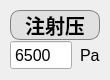
     <widget class="QFrame" name="frame_4">
      <property name="geometry">
       <rect>
        <x>140</x>
        <y>300</y>
        <width>110</width>
        <height>80</height>
       </rect>
      </property>
      <property name="frameShape">
       <enum>QFrame::NoFrame</enum>
      </property>
      <widget class="QLabel" name="label_42">
       <property name="geometry">
        <rect>
         <x>80</x>
         <y>40</y>
         <width>20</width>
         <height>30</height>
        </rect>
       </property>
       <property name="font">
        <font>
         <pointsize>12</pointsize>
        </font>
       </property>
       <property name="text">
        <string>Pa</string>
       </property>
      </widget>
      <widget class="QDoubleSpinBox" name="EDIT_INJ_P">
       <property name="geometry">
        <rect>
         <x>10</x>
         <y>40</y>
         <width>62</width>
         <height>30</height>
        </rect>
       </property>
       <property name="font">
        <font>
         <pointsize>12</pointsize>
        </font>
       </property>
       <property name="focusPolicy">
        <enum>Qt::ClickFocus</enum>
       </property>
       <property name="buttonSymbols">
        <enum>QAbstractSpinBox::NoButtons</enum>
       </property>
       <property name="decimals">
        <number>0</number>
       </property>
       <property name="minimum">
        <double>-10000.000000000000000</double>
       </property>
       <property name="maximum">
        <double>20000.000000000000000</double>
       </property>
       <property name="singleStep">
        <double>100.000000000000000</double>
       </property>
       <property name="value">
        <double>6500.000000000000000</double>
       </property>
      </widget>
      <widget class="QPushButton" name="BTN_ADJ_INJ_P">
       <property name="geometry">
        <rect>
         <x>10</x>
         <y>10</y>
         <width>90</width>
         <height>30</height>
        </rect>
       </property>
       <property name="font">
        <font>
         <family>华文楷体</family>
         <pointsize>15</pointsize>
         <italic>false</italic>
         <bold>true</bold>
        </font>
       </property>
       <property name="cursor">
        <cursorShape>OpenHandCursor</cursorShape>
       </property>
       <property name="focusPolicy">
        <enum>Qt::NoFocus</enum>
       </property>
       <property name="styleSheet">
        <string notr="true">QPushButton {
	border: 1px solid gray;
	border-radius: 10px;
    background-color: rgb(225, 225, 225);
	font-family: 华文楷体;
	font-size: 15pt;
	color: black;
	font: bold;
}
QPushButton:checked {
	border: 1px solid #3a8ee6;
	border-radius: 10px;
    background-color: rgba(0, 255, 50, 0.5);
	font-family: 华文楷体;
	font-size: 15pt;
	color: black;
	font: bold;
}</string>
       </property>
       <property name="text">
        <string>注射压</string>
       </property>
       <property name="checkable">
        <bool>true</bool>
       </property>
      </widget>
     </widget>
